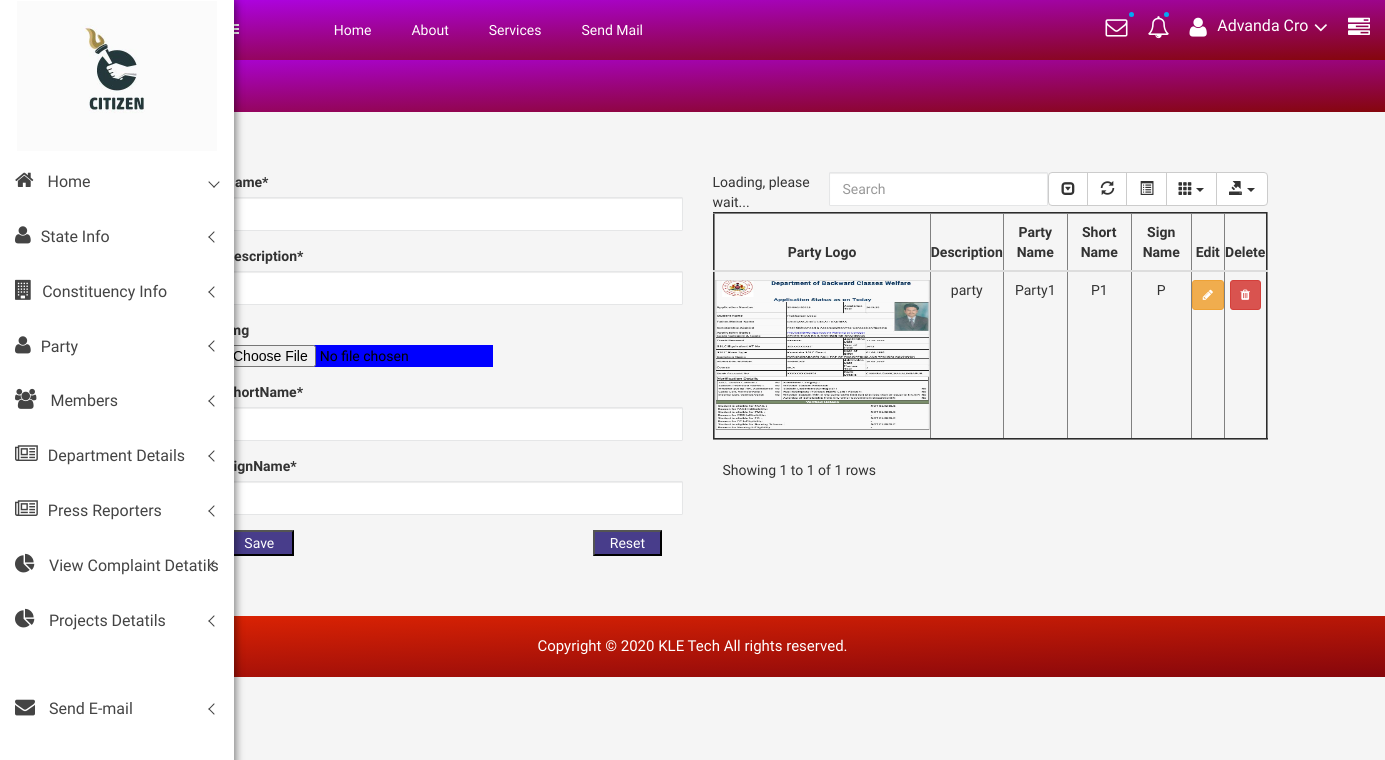
Page /citizen/party on the committed database.
### citizen/models.py (models this page shows, shortened)
class Party123(models.Model):
    Img = models.ImageField(upload_to='images/', blank=True, null=True)
    Description = models.CharField(max_length=200)
    Name = models.CharField(max_length=200)
    ShortName = models.CharField(max_length=200)
    SignName = models.CharField(max_length=200)

### citizen/views.py (the view)
# urls.py: path('party', views.party, name='party'),
def party(request):
    if request.method == 'POST':
        form = PartyForms(request.POST, request.FILES)
        if form.is_valid():
            form.save()
            return redirect('citizen:success')
    else:
        form = PartyForms()
    return render(request, 'citizen/Party.html',
                  {'form': form, 'Party': Party123.objects.all()})

### citizen/forms.py
class PartyForms(forms.ModelForm):
    class Meta:
        model = Party123
        fields = ['Name', 'Description', 'Img', 'ShortName', 'SignName']

### citizen/templates/citizen/Party.html (shortened to what this page needs)
{% extends 'citizen/base.html' %}
    {% load static %}
{% block body %}
 {% include "citizen/sidebar.html" %}
 <div class="all-content-wrapper">
        <div class="container-fluid">
            <div class="row">
                <div class="col-lg-12 col-md-12 col-sm-12 col-xs-12">
                    <div class="logo-pro">
                        <a href="index.html"><img class="main-logo" src="img/logo/logo.png" alt="" /></a>
                    </div>
                </div>
            </div>
        </div>
        <div class="header-advance-area">
            <div class="header-top-area">
                <div class="container-fluid">
                    <div class="row">
                        <div class="col-lg-12 col-md-12 col-sm-12 col-xs-12">
                            <div class="header-top-wraper">
                                <div class="row">
                                    <div class="col-lg-1 col-md-0 col-sm-1 col-xs-12">
                                        <div class="menu-switcher-pro">
                                            <button type="button" id="sidebarCollapse" class="btn bar-button-pro header-drl-controller-btn btn-info navbar-btn">
												</button>
                                        </div>
                                    </div>
                                    <div class="col-lg-6 col-md-7 col-sm-6 col-xs-12">
                                        <div class="header-top-menu tabl-d-n">
                                            <ul class="nav navbar-nav mai-top-nav">
                                                <li class="nav-item"><a href="{% url 'citizen:admin_index' %}" class="nav-link">Home</a>
                                                </li>
                                                <li class="nav-item"><a href="#" class="nav-link">About</a>
                                                </li>
                                                <li class="nav-item"><a href="#" class="nav-link">Services</a>
                                                </li>
                                                <li class="nav-item"><a href="{% url 'citizen:HomePage' %}" class="nav-link">Send Mail</a>
                                                </li>
                                            </ul>
                                        </div>
                                    </div>
                                    <div class="col-lg-5 col-md-5 col-sm-12 col-xs-12">
                                        <div class="header-right-info">
                                            <ul class="nav navbar-nav mai-top-nav header-right-menu">
                                                <li class="nav-item dropdown">
                                                    <a href="#" data-toggle="dropdown" role="button" aria-expanded="false" class="nav-link dropdown-toggle"><i class="fa fa-envelope-o adminpro-chat-pro" aria-hidden="true"></i><span class="indicator-ms"></span></a>
                                                </li>
                                                <li class="nav-item"><a href="#" data-toggle="dropdown" role="button" aria-expanded="false" class="nav-link dropdown-toggle"><i class="fa fa-bell-o" aria-hidden="true"></i><span class="indicator-nt"></span></a>
                                                </li>
                                                <li class="nav-item">
                                                    <a href="#" data-toggle="dropdown" role="button" aria-expanded="false" class="nav-link dropdown-toggle">
															<i class="fa fa-user adminpro-user-rounded header-riht-inf" aria-hidden="true"></i>
															<span class="admin-name">Advanda Cro</span>
															<i class="fa fa-angle-down adminpro-icon adminpro-down-arrow"></i>
														</a>
                                                </li>
                                                <li class="nav-item nav-setting-open"><a href="#" data-toggle="dropdown" role="button" aria-expanded="false" class="nav-link dropdown-toggle"><i class="fa fa-tasks"></i></a>
                                                </li>
                                            </ul>
                                        </div>
                                    </div>
                                </div>
                            </div>
                        </div>
                    </div>
                </div>
            </div>
            <div class="breadcome-area">
                <div class="container-fluid">
                    <div class="row">
                        <div class="col-lg-12 col-md-12 col-sm-12 col-xs-12">
                            <div class="breadcome-list single-page-breadcome">
                                <div class="row">
                                    <div class="col-lg-6 col-md-6 col-sm-6 col-xs-6">
                                    </div>
                                </div>
                            </div>
                        </div>
                    </div>
                </div>
            </div>
        </div>
<br>
<br>
<br>
<div class="container">
    {% load crispy_forms_tags %}
    <div class = "row">
        <div class="col-lg-5">
             <form  method="post" enctype="multipart/form-data">
               {{form|crispy}}
             <button class="button" type="submit"  style="width:15%;background:darkslateblue;color:white;">Save</button>
                 <button class="button1" type="reset" value="Reset" style="width:15%;background:darkslateblue;color:white;">Reset</button>
            </form>
        </div>
        <div class = "col-lg-6">
            {% if Party %}
 <table class="table"  style="width:100%;" border="2" id="table" data-toggle="table" data-pagination="true" data-search="true" data-show-columns="true"
                    data-show-pagination-switch="true" data-show-refresh="true" data-key-events="true"
                    data-show-toggle="true" data-resizable="true" data-cookie="true"
                                            data-cookie-id-table="saveId" data-show-export="true"
                    data-click-to-select="true" data-toolbar="#toolbar" >
     <thead>
         <th><center>Party Logo</center></th>
         <th><center>Description </center></th>
         <th><center>Party Name</center></th>
         <th><center>Short Name</center></th>
         <th><center>Sign Name</center></th>
         <th><center>Edit</center></th>
         <th><center>Delete</center></th>
     </thead>
     <tbody id="myTable">
     {% for i in  Party %}
     <tr>
          <td><center> <img src="{{ i.Img.url }}" style="width:300px;height:150px;"></center></td>
         <td><center>{{i.Description}}</center></td>
          <td><center>{{i.Name}}</center></td>
         <td><center>{{i.ShortName}}</center></td>
         <td><center>{{i.SignName}}</center></td>
         <td><center>
             <a class="btn btn-sm btn-warning" href="/citizen/update_party/{{i.id}}">
                 <i class="fa fa-pencil" ></i>
             </a></center>
         </td>
         <td><center>
              <a class="btn btn-sm btn-danger" href="/citizen/delete_party/{{i.id}}">
                 <i class="fa fa-trash"></i>
              </a></center>
         </td>
     </tr>
     {% endfor %}
     </tbody>
 </table>
            {% endif %}
        </div>
    </div>
</div>
</div>
<br>
<br>
<br>
     <div class="footer-copyright-area">
            <div class="container-fluid">
                <div class="row">
                    <div class="col-lg-12">
                        <div class="footer-copy-right">
                            <p>Copyright © 2020 <a href="https://www.kletech.ac.in">KLE Tech</a> All rights reserved.</p>
                        </div>
                    </div>
                </div>
            </div>
        </div>
{% endblock %}

### citizen/static/css/main.css (style rules this page uses)
html { color: #222; font-size: 1em; line-height: 1.4; }
audio, canvas, iframe, img, svg, video { vertical-align: middle; }

### citizen/static/style.css (style rules this page uses)
html, body { height: 100%; font-family: 'Play', sans-serif;font-weight:400;background:#f5f5f5; }
img { max-width:100%;height:auto }
p { margin:0 0 15px; }
a { transition: all 0.3s ease 0s;text-decoration:none; }
a:visited, a:link, a:active { text-decoration: none; }
ul { list-style: outside none none; margin: 0; padding: 0 }
.all-content-wrapper { margin-left: 205px; transition: all 0.3s; }
.bar-button-pro { margin: 13px 0px; }
.menu-switcher-pro { transition:all .4s ease 0s; }
.menu-switcher-pro button { background: none; border:none; }
.footer-copyright-area { background: -webkit-linear-gradient(178deg, #e12503 0%, #85060c 100%); background: linear-gradient(178deg, #e12503 0%, #85060c 100%); padding: 20px 0px; text-align: center; }
.footer-copy-right p { margin: 0px; font-size: 15px; color: #fff; }
.footer-copy-right a { color:#fff; text-decoration:none; }
.header-top-menu .navbar-nav>li>a { padding: 20px 20px; color: #fff; font-size:14px; }
.header-right-info .navbar-nav { float:right; padding:17px 0px; }
.header-right-info ul.header-right-menu li { display:inline-block; }
.header-right-info ul.header-right-menu > li > a { display:inline-block; color:#fff; padding: 0px 0px 0px 20px; font-size:22px; text-decoration:none; position:relative; }
.indicator-nt { position:absolute; height:5px; width:5px; background:#03a9f4; border-radius:50%; top: -5px; right: 0px; }
.indicator-ms { position:absolute; height:5px; width:5px; background:#03a9f4; border-radius:50%; top: -5px; right: -7px; }
.header-right-info .admin-name { display: inline-block; color: #fff; font-size: 16px; position: relative; top: -4px; margin-left:5px; }
.breadcome-list { padding-top:30px; padding-bottom:100px; }
.form-control { background-color: #FFFFFF; background-image: none; border: 1px solid #e5e6e7; border-radius: 1px; color: inherit; display: block; padding: 6px 12px; transition: border-color 0.15s ease-in-out 0s, box-shadow 0.15s ease-in-out 0s; width: 100%; }
.header-advance-area { background: -webkit-linear-gradient(178deg, #ad03e1 0%, #85060c 100%); background: linear-gradient(178deg, #ad03e1 0%, #85060c 100%); }
.header-top-area { position: fixed; background: -webkit-linear-gradient(178deg, #ad03e1 0%, #85060c 100%); background: linear-gradient(178deg, #ad03e1 0%, #85060c 100%); z-index: 99; left: 200px; right: 0; top: 0; margin: 0 auto; transition: all 0.3s; }
.breadcome-list.single-page-breadcome { padding-top: 30px; padding-bottom: 30px; }

### citizen/templates/citizen/sidebar.html (style rules this page uses)
.dropdown { position: relative; display: inline-block; }

### rows in the picture
Party123: Img (picture), Description "party", Name "Party1", ShortName "P1", SignName "P"
